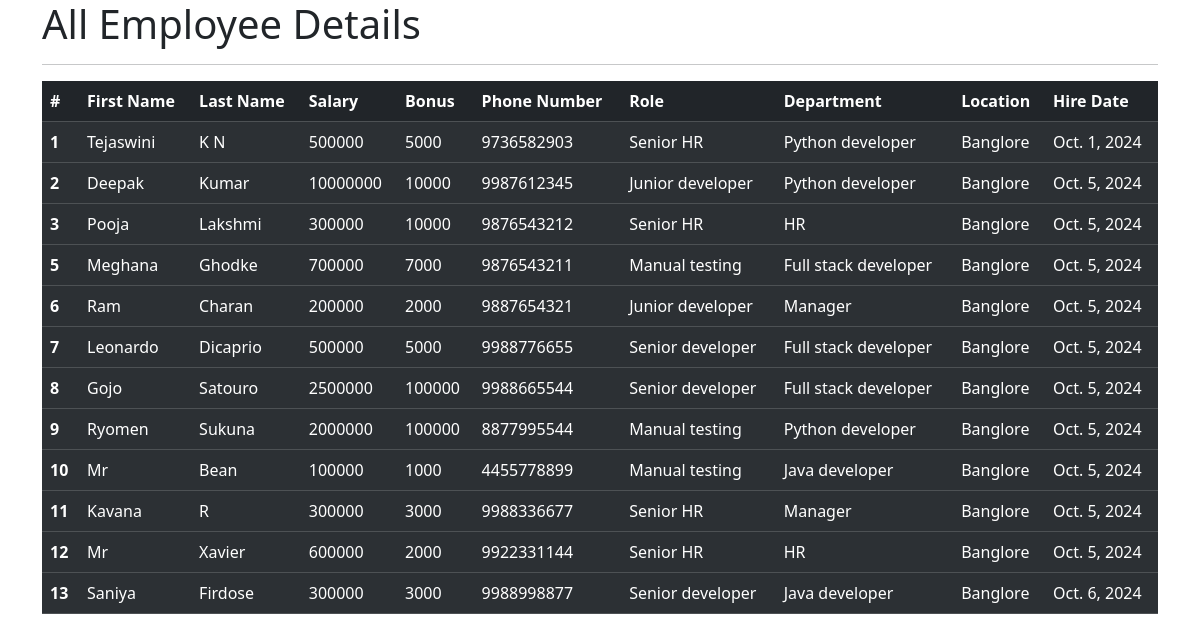
The app's page /all_emp with its own data.
### emp_app/models.py (models this page shows, shortened)
class Employee(models.Model):
    first_name=models.CharField(max_length=100,null=False)
    last_name=models.CharField(max_length=100)
    dept=models.ForeignKey(Department, on_delete=models.CASCADE)
    salary=models.IntegerField(default=0)
    bonus=models.IntegerField(default=0)
    role=models.ForeignKey(Role,on_delete=models.CASCADE)
    phone=models.IntegerField(default=0)
    hire_date=models.DateField()
    def __str__(self):
        return "%s %s %s" %(self.first_name,self.last_name,self.phone)

class Role(models.Model):
    name=models.CharField(max_length=100,null=False)

class Department(models.Model):
    name=models.CharField(max_length=100,null=False)
    location=models.CharField(max_length=100)

### emp_app/views.py (the view)
# urls.py: path('all_emp',views.all_emp,name='all_emp'),
def all_emp(request):
    emps=Employee.objects.all()
    context={
        'emps':emps
    }
    print(context)
    return render(request,'view_all_emp.html',context)

### emp_app/templates/view_all_emp.html (shortened to what this page needs)
<!DOCTYPE html>
<html lang="en">
<head>
    <link href="https://cdn.jsdelivr.net/npm/bootstrap@5.3.3/dist/css/bootstrap.min.css" rel="stylesheet">
</head>
<body>
    <div class="container">
        <h1>All Employee Details</h1>
        <hr>
        <table class="table table-dark table-striped">
            <thead>
              <tr>
                <th scope="col">#</th>
                <th scope="col">First Name</th>
                <th scope="col">Last Name</th>
                <th scope="col">Salary</th>
                <th scope="col">Bonus</th>
                <th scope="col">Phone Number</th>
                <th scope="col">Role</th>
                <th scope="col">Department</th>
                <th scope="col">Location</th>
                <th scope="col">Hire Date</th>
              </tr>
            </thead>
            {% for emp in emps %}
            <tbody>
              <tr>
                <th scope="row">{{emp.id}}</th>
                <td>{{emp.first_name}}</td>
                <td>{{emp.last_name}}</td>
                <td>{{emp.salary}}</td>
                <td>{{emp.bonus}}</td>
                <td>{{emp.phone}}</td>
                <td>{{emp.role.name}}</td>
                <td>{{emp.dept.name}}</td>
                <td>{{emp.dept.location}}</td>
                <td>{{emp.hire_date}}</td>
              </tr>
            </tbody>
            {%endfor%}
          </table>
    </div>
  </body>
</html>

### records on screen
Employee: id "1", first_name "Tejaswini", last_name "K N", salary "500000", bonus "5000", phone "9736582903", role.name "Senior HR", dept.name "Python developer", dept.location "Banglore", hire_date "Oct. 1, 2024"
Employee: id "2", first_name "Deepak", last_name "Kumar", salary "10000000", bonus "10000", phone "9987612345", role.name "Junior developer", dept.name "Python developer", dept.location "Banglore", hire_date "Oct. 5, 2024"
Employee: id "3", first_name "Pooja", last_name "Lakshmi", salary "300000", bonus "10000", phone "9876543212", role.name "Senior HR", dept.name "HR", dept.location "Banglore", hire_date "Oct. 5, 2024"
Employee: id "5", first_name "Meghana", last_name "Ghodke", salary "700000", bonus "7000", phone "9876543211", role.name "Manual testing", dept.name "Full stack developer", dept.location "Banglore", hire_date "Oct. 5, 2024"
Employee: id "6", first_name "Ram", last_name "Charan", salary "200000", bonus "2000", phone "9887654321", role.name "Junior developer", dept.name "Manager", dept.location "Banglore", hire_date "Oct. 5, 2024"
Employee: id "7", first_name "Leonardo", last_name "Dicaprio", salary "500000", bonus "5000", phone "9988776655", role.name "Senior developer", dept.name "Full stack developer", dept.location "Banglore", hire_date "Oct. 5, 2024"
Employee: id "8", first_name "Gojo", last_name "Satouro", salary "2500000", bonus "100000", phone "9988665544", role.name "Senior developer", dept.name "Full stack developer", dept.location "Banglore", hire_date "Oct. 5, 2024"
Employee: id "9", first_name "Ryomen", last_name "Sukuna", salary "2000000", bonus "100000", phone "8877995544", role.name "Manual testing", dept.name "Python developer", dept.location "Banglore", hire_date "Oct. 5, 2024"
Employee: id "10", first_name "Mr", last_name "Bean", salary "100000", bonus "1000", phone "4455778899", role.name "Manual testing", dept.name "Java developer", dept.location "Banglore", hire_date "Oct. 5, 2024"
Employee: id "11", first_name "Kavana", last_name "R", salary "300000", bonus "3000", phone "9988336677", role.name "Senior HR", dept.name "Manager", dept.location "Banglore", hire_date "Oct. 5, 2024"
Employee: id "12", first_name "Mr", last_name "Xavier", salary "600000", bonus "2000", phone "9922331144", role.name "Senior HR", dept.name "HR", dept.location "Banglore", hire_date "Oct. 5, 2024"
Employee: id "13", first_name "Saniya", last_name "Firdose", salary "300000", bonus "3000", phone "9988998877", role.name "Senior developer", dept.name "Java developer", dept.location "Banglore", hire_date "Oct. 6, 2024"
